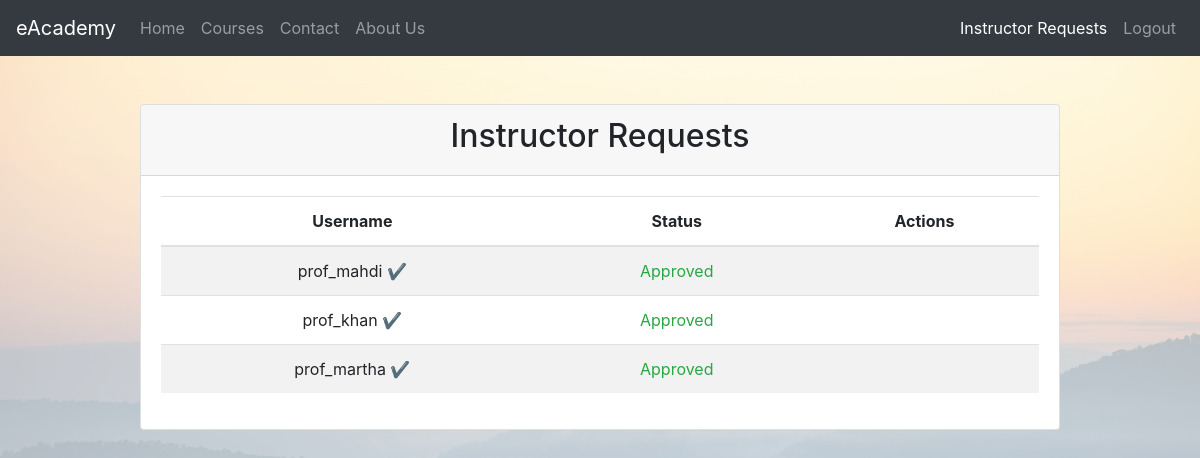
Page /instructor-requests/ (signed in) on the committed database.
### eAcademyApp/models.py (models this page shows, shortened)
class InstructorRequest(models.Model):
    user = models.OneToOneField(User, on_delete=models.CASCADE)
    is_approved = models.BooleanField(default=False)
    is_rejected = models.BooleanField(default=False)

### eAcademyApp/views.py (the view)
# urls.py: path('instructor-requests/', views.instructor_requests_view, name='instructor_requests'),
@login_required
@user_passes_test(lambda user: user.is_superuser)
def instructor_requests_view(request):
    instructor_requests = InstructorRequest.objects.all()
    return render(request, 'instructor_requests.html', {'instructor_requests': instructor_requests})

### templates/instructor_requests.html (shortened to what this page needs)
{% extends 'base.html' %}
{% block content %}
<div class="container mt-5">
    <div class="row justify-content-center">
        <div class="col-md-10">
            <div class="card">
                <div class="card-header">
                    <h2 class="text-center">Instructor Requests</h2>
                </div>
                <div class="card-body">
                    {% if instructor_requests %}
                        <table class="table table-striped">
                            <thead>
                                <tr>
                                    <th class="text-center align-middle">Username</th>
                                    <th class="text-center align-middle">Status</th>
                                    <th class="text-center align-middle">Actions</th>
                                </tr>
                            </thead>
                            <tbody>
                                {% for request in instructor_requests %}
                                    <tr>
                                        <td class="text-center align-middle">
                                            {% if request.is_approved %}
                                                {{ request.user.username }} <span class="text-success">&#10004;</span>
                                            {% else %}
                                                {{ request.user.username }}
                                            {% endif %}
                                        </td>
                                        <td class="text-center align-middle">
                                            {% if request.is_approved %}
                                                <span class="text-success">Approved</span>
                                            {% elif request.is_rejected %}
                                                <span class="text-danger">Rejected</span>
                                            {% else %}
                                                <span class="text-warning">Pending</span>
                                            {% endif %}
                                        </td>
                                        <td class="text-center align-middle">
                                        </td>
                                    </tr>
                                {% endfor %}
                            </tbody>
                        </table>
                    {% else %}
                        <p class="text-center">No instructor requests found.</p>
                    {% endif %}
                </div>
            </div>
        </div>
    </div>
</div>
{% endblock %}

### eAcademyApp/static/eAcademyApp/styles.css (style rules this page uses)
body { background-image: url("background.png"); background-size: cover; background-repeat: no-repeat; }

### rows in the picture
InstructorRequest: user.username "prof_mahdi", is_approved "Approved"
InstructorRequest: user.username "prof_khan", is_approved "Approved"
InstructorRequest: user.username "prof_martha", is_approved "Approved"
